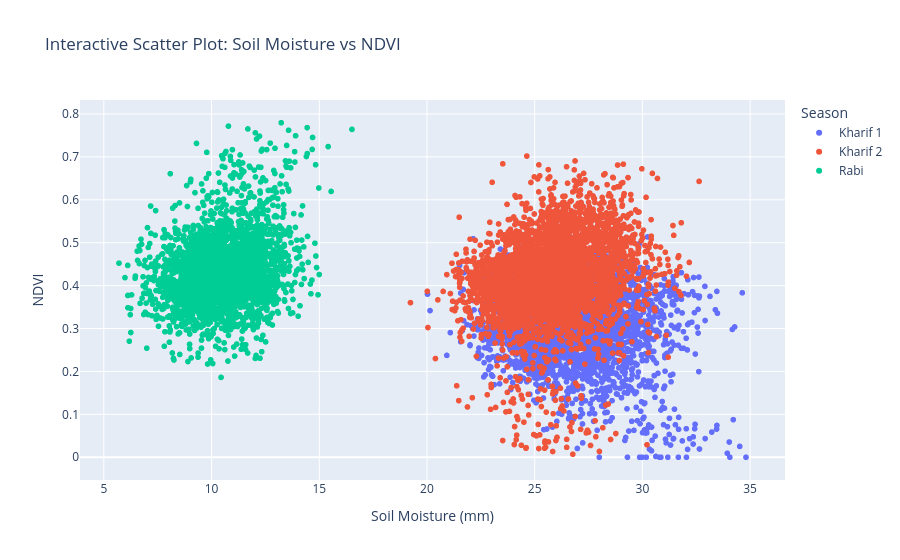

Source (notebook cell):
### Code cell
fig = px.scatter(
    df,
    x = "Soil_Moisture_mm",
    y = target,
    color = "Season",
    hover_data = ["Crop_Name", "District", "Rainfall", "Heat_Stress_Days", "Avg_Salinity_Index"],
    title = "Interactive Scatter Plot: Soil Moisture vs NDVI"
)
fig.update_layout(
    xaxis_title = "Soil Moisture (mm)",
    yaxis_title = "NDVI",
    legend_title = "Season"
)
fig.show()

### Figure 1 — Plotly figure (JSON) as saved in the notebook; plotly's stock layout.template omitted (floating-point values rounded to 4 significant figures; data arrays with more than 128 entries replaced by an {"elided": "..."} marker saying what was removed)
{"data": [{"customdata": {"elided": "3326x5 mixed values"}, "hovertemplate": "Season=Kharif 1<br>Soil_Moisture_mm=%{x}<br>NDVI=%{y}<br>Crop_Name=%{customdata[0]}<br>District=%{customdata[1]}<br>Rainfall=%{customdata[2]}<br>Heat_Stress_Days=%{customdata[3]}<br>Avg_Salinity_Index=%{customdata[4]}<extra></extra>", "legendgroup": "Kharif 1", "marker": {"color": "#636efa", "symbol": "circle"}, "mode": "markers", "name": "Kharif 1", "showlegend": true, "type": "scattergl", "x": {"elided": "3326 float values"}, "xaxis": "x", "y": {"elided": "3326 float values"}, "yaxis": "y"}, {"customdata": {"elided": "3892x5 mixed values"}, "hovertemplate": "Season=Kharif 2<br>Soil_Moisture_mm=%{x}<br>NDVI=%{y}<br>Crop_Name=%{customdata[0]}<br>District=%{customdata[1]}<br>Rainfall=%{customdata[2]}<br>Heat_Stress_Days=%{customdata[3]}<br>Avg_Salinity_Index=%{customdata[4]}<extra></extra>", "legendgroup": "Kharif 2", "marker": {"color": "#EF553B", "symbol": "circle"}, "mode": "markers", "name": "Kharif 2", "showlegend": true, "type": "scattergl", "x": {"elided": "3892 float values"}, "xaxis": "x", "y": {"elided": "3892 float values"}, "yaxis": "y"}, {"customdata": {"elided": "2780x5 mixed values"}, "hovertemplate": "Season=Rabi<br>Soil_Moisture_mm=%{x}<br>NDVI=%{y}<br>Crop_Name=%{customdata[0]}<br>District=%{customdata[1]}<br>Rainfall=%{customdata[2]}<br>Heat_Stress_Days=%{customdata[3]}<br>Avg_Salinity_Index=%{customdata[4]}<extra></extra>", "legendgroup": "Rabi", "marker": {"color": "#00cc96", "symbol": "circle"}, "mode": "markers", "name": "Rabi", "showlegend": true, "type": "scattergl", "x": {"elided": "2780 float values"}, "xaxis": "x", "y": {"elided": "2780 float values"}, "yaxis": "y"}], "layout": {"legend": {"title": {"text": "Season"}, "tracegroupgap": 0}, "title": {"text": "Interactive Scatter Plot: Soil Moisture vs NDVI"}, "xaxis": {"anchor": "y", "domain": [0, 1], "title": {"text": "Soil Moisture (mm)"}}, "yaxis": {"anchor": "x", "domain": [0, 1], "title": {"text": "NDVI"}}}}
